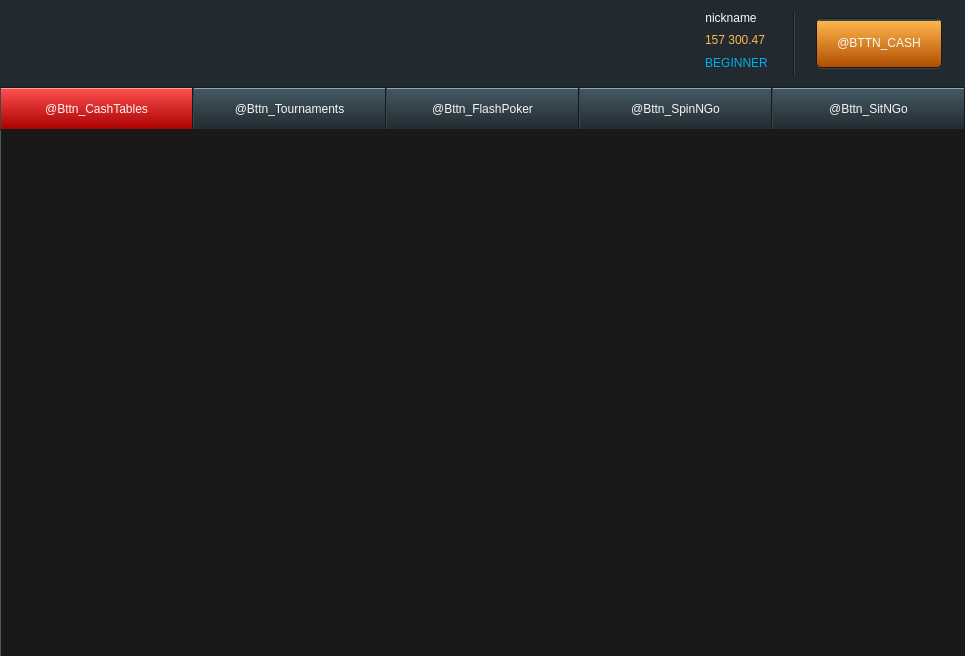
<?xml version="1.0" encoding="UTF-8"?>
<ui version="4.0">
 <class>MainScreen</class>
 <widget class="QWidget" name="MainScreen">
  <property name="windowModality">
   <enum>Qt::ApplicationModal</enum>
  </property>
  <property name="geometry">
   <rect>
    <x>0</x>
    <y>0</y>
    <width>965</width>
    <height>656</height>
   </rect>
  </property>
  <property name="minimumSize">
   <size>
    <width>965</width>
    <height>656</height>
   </size>
  </property>
  <property name="maximumSize">
   <size>
    <width>965</width>
    <height>656</height>
   </size>
  </property>
  <property name="windowTitle">
   <string>@application_name</string>
  </property>
  <property name="windowIcon">
   <iconset>
    <normaloff>:/textures/Logo.png</normaloff>:/textures/Logo.png</iconset>
  </property>
  <property name="styleSheet">
   <string notr="true">:pressed {
    	color: rgba(217, 217, 217, 127);
}

#MainScreen {
background-color: #191919;
}

QPushButton
{
	font: 550 12px &quot;Open Sans&quot;;
    color: #dddddd;
}

</string>
  </property>
  <widget class="QWidget" name="top" native="true">
   <property name="geometry">
    <rect>
     <x>0</x>
     <y>0</y>
     <width>965</width>
     <height>87</height>
    </rect>
   </property>
   <property name="minimumSize">
    <size>
     <width>965</width>
     <height>87</height>
    </size>
   </property>
   <property name="maximumSize">
    <size>
     <width>965</width>
     <height>87</height>
    </size>
   </property>
   <property name="styleSheet">
    <string notr="true">#top {
    background-color: #222a30;
}

QPushButton {
    border: 1px solid black;
    border-radius: 5px;
    color: #fafafa;
    font: 550 16px &quot;Open Sans&quot;;
}</string>
   </property>
   <layout class="QHBoxLayout" name="horizontalLayout_3">
    <property name="spacing">
     <number>0</number>
    </property>
    <property name="leftMargin">
     <number>42</number>
    </property>
    <property name="topMargin">
     <number>1</number>
    </property>
    <property name="rightMargin">
     <number>20</number>
    </property>
    <property name="bottomMargin">
     <number>0</number>
    </property>
    <item alignment="Qt::AlignVCenter">
     <widget class="QLabel" name="logo">
      <property name="minimumSize">
       <size>
        <width>208</width>
        <height>76</height>
       </size>
      </property>
      <property name="maximumSize">
       <size>
        <width>208</width>
        <height>76</height>
       </size>
      </property>
      <property name="text">
       <string/>
      </property>
      <property name="pixmap">
       <pixmap>:/textures/logo_ultima_poker.png</pixmap>
      </property>
     </widget>
    </item>
    <item>
     <spacer name="zzz">
      <property name="orientation">
       <enum>Qt::Horizontal</enum>
      </property>
      <property name="sizeHint" stdset="0">
       <size>
        <width>38</width>
        <height>20</height>
       </size>
      </property>
     </spacer>
    </item>
    <item>
     <widget class="QStackedWidget" name="stackedWidget">
      <property name="minimumSize">
       <size>
        <width>390</width>
        <height>0</height>
       </size>
      </property>
      <property name="maximumSize">
       <size>
        <width>390</width>
        <height>16777215</height>
       </size>
      </property>
      <property name="styleSheet">
       <string notr="true"/>
      </property>
      <property name="currentIndex">
       <number>1</number>
      </property>
      <widget class="QWidget" name="page_unlogged">
       <property name="styleSheet">
        <string notr="true">#page_unlogged {
    
	background-color: transparent;
}</string>
       </property>
       <layout class="QHBoxLayout" name="horizontalLayout_2">
        <property name="spacing">
         <number>20</number>
        </property>
        <property name="leftMargin">
         <number>0</number>
        </property>
        <property name="topMargin">
         <number>0</number>
        </property>
        <property name="rightMargin">
         <number>0</number>
        </property>
        <property name="bottomMargin">
         <number>0</number>
        </property>
        <item>
         <spacer name="horizontalSpacer">
          <property name="orientation">
           <enum>Qt::Horizontal</enum>
          </property>
          <property name="sizeHint" stdset="0">
           <size>
            <width>40</width>
            <height>20</height>
           </size>
          </property>
         </spacer>
        </item>
        <item alignment="Qt::AlignRight">
         <widget class="QPushButton" name="bttn_login">
          <property name="minimumSize">
           <size>
            <width>120</width>
            <height>50</height>
           </size>
          </property>
          <property name="maximumSize">
           <size>
            <width>120</width>
            <height>50</height>
           </size>
          </property>
          <property name="cursor">
           <cursorShape>PointingHandCursor</cursorShape>
          </property>
          <property name="toolTip">
           <string>@tooltip_login_8</string>
          </property>
          <property name="autoFillBackground">
           <bool>false</bool>
          </property>
          <property name="styleSheet">
           <string notr="true">QPushButton
{
background-color: qlineargradient(spread:pad, x1:0, y1:1, x2:0, y2:0, stop:0 rgba(0, 121, 40, 255), stop:0.954802 rgba(0, 199, 83, 255), stop:1 rgba(0, 250, 158, 255));
}
QPushButton:hover
{     
	background-color: qlineargradient(spread:pad, x1:0, y1:1, x2:0, y2:0, stop:0 rgba(0, 101, 20, 255), stop:1 rgba(10, 222, 93, 255), stop:1 rgba(0, 250, 158, 255));
}</string>
          </property>
          <property name="text">
           <string>@BTTN_LOGIN</string>
          </property>
         </widget>
        </item>
        <item alignment="Qt::AlignRight">
         <widget class="QPushButton" name="bttn_logon">
          <property name="minimumSize">
           <size>
            <width>180</width>
            <height>50</height>
           </size>
          </property>
          <property name="maximumSize">
           <size>
            <width>180</width>
            <height>50</height>
           </size>
          </property>
          <property name="cursor">
           <cursorShape>PointingHandCursor</cursorShape>
          </property>
          <property name="toolTip">
           <string>@tooltip_create_account_9</string>
          </property>
          <property name="autoFillBackground">
           <bool>false</bool>
          </property>
          <property name="styleSheet">
           <string notr="true">QPushButton
{
background-color: qlineargradient(spread:pad, x1:0, y1:1, x2:0, y2:0, stop:0 rgba(176, 76, 1, 255), stop:0.954802 rgba(254, 182, 76, 255), stop:1 rgba(255, 248, 146, 255));
border: 1px solid black;
border-radius: 5px;
}
QPushButton:hover {
background-color: qlineargradient(spread:pad, x1:0, y1:1, x2:0, y2:0, stop:0 rgba(176, 76, 1, 255), stop:1 rgba(255, 185, 86, 255), stop:1 rgba(255, 249, 156, 255));
}</string>
          </property>
          <property name="text">
           <string>@BTTN_LOGON</string>
          </property>
         </widget>
        </item>
       </layout>
      </widget>
      <widget class="QWidget" name="page_logged">
       <property name="minimumSize">
        <size>
         <width>390</width>
         <height>0</height>
        </size>
       </property>
       <property name="maximumSize">
        <size>
         <width>390</width>
         <height>16777215</height>
        </size>
       </property>
       <property name="contextMenuPolicy">
        <enum>Qt::ActionsContextMenu</enum>
       </property>
       <property name="styleSheet">
        <string notr="true">#page_logged {
	background-color: transparent;
}
QAbstractButton {
    border: none;
}</string>
       </property>
       <layout class="QHBoxLayout" name="horizontalLayout_5">
        <property name="spacing">
         <number>2</number>
        </property>
        <property name="leftMargin">
         <number>5</number>
        </property>
        <property name="topMargin">
         <number>5</number>
        </property>
        <property name="rightMargin">
         <number>3</number>
        </property>
        <property name="bottomMargin">
         <number>5</number>
        </property>
        <item alignment="Qt::AlignRight">
         <widget class="ns_widget::ProfilePicture" name="avatar">
          <property name="sizePolicy">
           <sizepolicy hsizetype="Preferred" vsizetype="Preferred">
            <horstretch>0</horstretch>
            <verstretch>0</verstretch>
           </sizepolicy>
          </property>
          <property name="minimumSize">
           <size>
            <width>72</width>
            <height>72</height>
           </size>
          </property>
          <property name="maximumSize">
           <size>
            <width>72</width>
            <height>72</height>
           </size>
          </property>
          <property name="cursor">
           <cursorShape>PointingHandCursor</cursorShape>
          </property>
          <property name="toolTip">
           <string>@Tooltip_Main_Screen_Avatar_bttn_65</string>
          </property>
          <property name="styleSheet">
           <string notr="true">QWidget
{
	background-clip: margin;
	background-position: center;
	background-attachment: fixed;
    background-origin: content;
    border: 0px solid white;
    border-radius: 50px;
    
border-image: url(:/textures/Common/icons/icon_avatar_cap.png);

}</string>
          </property>
          <property name="viewport" stdset="0">
           <rect>
            <x>0</x>
            <y>0</y>
            <width>72</width>
            <height>72</height>
           </rect>
          </property>
         </widget>
        </item>
        <item alignment="Qt::AlignRight|Qt::AlignTop">
         <widget class="QWidget" name="userInfo" native="true">
          <property name="minimumSize">
           <size>
            <width>0</width>
            <height>72</height>
           </size>
          </property>
          <property name="maximumSize">
           <size>
            <width>16777215</width>
            <height>72</height>
           </size>
          </property>
          <layout class="QVBoxLayout" name="verticalLayout_2" stretch="0,0,0">
           <property name="spacing">
            <number>3</number>
           </property>
           <property name="leftMargin">
            <number>7</number>
           </property>
           <property name="topMargin">
            <number>5</number>
           </property>
           <property name="rightMargin">
            <number>1</number>
           </property>
           <property name="bottomMargin">
            <number>3</number>
           </property>
           <item alignment="Qt::AlignLeft|Qt::AlignTop">
            <widget class="QPushButton" name="bttn_nickname">
             <property name="cursor">
              <cursorShape>PointingHandCursor</cursorShape>
             </property>
             <property name="toolTip">
              <string>@Tooltip_Main_Screen_username_65</string>
             </property>
             <property name="styleSheet">
              <string notr="true">QAbstractButton {
  	font: 600 18px &quot;Open Sans&quot; ;
    color: #fafafa;
}</string>
             </property>
             <property name="text">
              <string notr="true">nickname</string>
             </property>
            </widget>
           </item>
           <item alignment="Qt::AlignLeft|Qt::AlignTop">
            <widget class="QPushButton" name="bttn_accountMoney">
             <property name="toolTip">
              <string>@Tooltip_Main_Screen_player_money_67</string>
             </property>
             <property name="styleSheet">
              <string notr="true">QAbstractButton {
    color: #ffb74d;
	font: 600 12px &quot;Open Sans&quot;;
}

QPushButton {
    text-align: left;
}</string>
             </property>
             <property name="text">
              <string notr="true">157 300.47</string>
             </property>
             <property name="icon">
              <iconset>
               <normaloff>:/textures/Common/Tournament/icon_info_area_2_total_prize_money.png</normaloff>:/textures/Common/Tournament/icon_info_area_2_total_prize_money.png</iconset>
             </property>
             <property name="iconSize">
              <size>
               <width>14</width>
               <height>14</height>
              </size>
             </property>
            </widget>
           </item>
           <item alignment="Qt::AlignLeft|Qt::AlignTop">
            <widget class="QPushButton" name="bttn_status">
             <property name="cursor">
              <cursorShape>PointingHandCursor</cursorShape>
             </property>
             <property name="toolTip">
              <string>@Tooltip_Main_Screen_VIP_status_66</string>
             </property>
             <property name="styleSheet">
              <string notr="true">QAbstractButton {
color: #00aeef;	
font: 600 12px &quot;Open Sans&quot;;
}
/*
QAbstractButton[text=&quot;BEGINNER&quot;] {
    color: #00aeef;
}
QAbstractButton[text=&quot;SEMI-PRO&quot;] {
    color: #9B9B9B;
}
QAbstractButton[text=&quot;PROFESSIONAL&quot;] {
    color: #D5A540;
}
QAbstractButton[text=&quot;ELITE&quot;] {
    color: #A0A7BC;
}
QAbstractButton[text=&quot;MASTER&quot;] {
    color: #8AB0C8;
}
QAbstractButton[text=&quot;LEGEND&quot;] {
    color: qlineargradient(spread:pad, x1:0, y1:0, x2:1, y2:1, stop:0.340909 rgba(98, 1, 1, 255), stop:0.659091 rgba(72, 73, 73, 255));

}*/</string>
             </property>
             <property name="text">
              <string notr="true">BEGINNER</string>
             </property>
             <property name="icon">
              <iconset>
               <normaloff>:/textures/Common/icons/icon_crystall.psd</normaloff>:/textures/Common/icons/icon_crystall.psd</iconset>
             </property>
             <property name="iconSize">
              <size>
               <width>12</width>
               <height>13</height>
              </size>
             </property>
            </widget>
           </item>
          </layout>
         </widget>
        </item>
        <item>
         <widget class="QWidget" name="widget" native="true">
          <property name="minimumSize">
           <size>
            <width>43</width>
            <height>64</height>
           </size>
          </property>
          <property name="maximumSize">
           <size>
            <width>43</width>
            <height>64</height>
           </size>
          </property>
          <property name="styleSheet">
           <string notr="true">.QWidget {
    border-right: 1px solid #37474f;
    border-left: 1px solid #191919;
    margin-right: 19px;
    margin-left:22px;
min-height: 64px;
max-height: 64px;

}</string>
          </property>
         </widget>
        </item>
        <item>
         <widget class="QWidget" name="container_bttn_cash" native="true">
          <property name="minimumSize">
           <size>
            <width>126</width>
            <height>51</height>
           </size>
          </property>
          <property name="maximumSize">
           <size>
            <width>126</width>
            <height>51</height>
           </size>
          </property>
          <property name="styleSheet">
           <string notr="true">.QWidget {
    background-color: #37474f;
    border-radius: 6px;
}
QAbstractButton {
    border: 1px solid #191919;
border-radius: 3px;
font: 14px &quot;Open Sans Semibold&quot;;
color: #fafafa;
}</string>
          </property>
          <layout class="QVBoxLayout" name="verticalLayout_5">
           <property name="spacing">
            <number>0</number>
           </property>
           <property name="leftMargin">
            <number>0</number>
           </property>
           <property name="topMargin">
            <number>0</number>
           </property>
           <property name="rightMargin">
            <number>0</number>
           </property>
           <property name="bottomMargin">
            <number>1</number>
           </property>
           <item>
            <widget class="QPushButton" name="bttn_cash">
             <property name="minimumSize">
              <size>
               <width>126</width>
               <height>50</height>
              </size>
             </property>
             <property name="maximumSize">
              <size>
               <width>126</width>
               <height>50</height>
              </size>
             </property>
             <property name="cursor">
              <cursorShape>PointingHandCursor</cursorShape>
             </property>
             <property name="toolTip">
              <string>@Tooltip_Main_Screen_cashier_bttn_68</string>
             </property>
             <property name="styleSheet">
              <string notr="true">QPushButton{
	font: 22px &quot;Open Sans&quot; ;
    color: #fafafa;
    border-radius: 5px;
	background-color: qlineargradient(spread:pad, x1:0, y1:1, x2:0, y2:0, stop:0 rgba(176, 77, 1, 255), stop:0.95 rgba(254, 181, 76, 255), stop:1 rgba(255, 248, 146, 255));
}

QPushButton:hover {
	background-color: qlineargradient(spread:pad, x1:0, y1:1, x2:0, y2:0, stop:0 rgba(236, 147, 111, 255), stop:0.95 rgba(254, 181, 76, 255), stop:1 rgba(255, 248, 146, 255));
}

QPushButton:pressed{
	background-color: qlineargradient(spread:reflect, x1:0, y1:0, x2:0, y2:1, stop:0 rgba(1, 1, 1, 255), stop:0.162011 rgba(45, 45, 45, 255), stop:0.49162 rgba(19, 19, 19, 255), stop:1 rgba(37, 37, 37, 255));
}
</string>
             </property>
             <property name="text">
              <string>@BTTN_CASH</string>
             </property>
             <widget class="EntityWidget" name="solid">
              <property name="geometry">
               <rect>
                <x>3</x>
                <y>1</y>
                <width>120</width>
                <height>2</height>
               </rect>
              </property>
              <property name="minimumSize">
               <size>
                <width>120</width>
                <height>2</height>
               </size>
              </property>
              <property name="maximumSize">
               <size>
                <width>120</width>
                <height>1</height>
               </size>
              </property>
              <property name="backgroundColor">
               <color alpha="100">
                <red>255</red>
                <green>255</green>
                <blue>255</blue>
               </color>
              </property>
             </widget>
            </widget>
           </item>
          </layout>
         </widget>
        </item>
       </layout>
      </widget>
     </widget>
    </item>
   </layout>
  </widget>
  <widget class="QTabWidget" name="tabWidget">
   <property name="geometry">
    <rect>
     <x>0</x>
     <y>88</y>
     <width>965</width>
     <height>591</height>
    </rect>
   </property>
   <property name="minimumSize">
    <size>
     <width>965</width>
     <height>0</height>
    </size>
   </property>
   <property name="maximumSize">
    <size>
     <width>965</width>
     <height>16777215</height>
    </size>
   </property>
   <property name="styleSheet">
    <string notr="true">
QTabWidget {
    background-color: #455a64;
    border: none;
}
QTabWidget::pane {

border-top: 1px solid #191919;
border-left: 1px solid #455a64;
border-right: 1px solid #191919;
background-color: transparent;

}

QTabBar {
   background-color: #191919;
}

QTabBar::tab {
    height: 40px;
    width: 191px;
    font: 600 16px &quot;Open Sans&quot;;
    color: rgba(250, 250, 250, 250);
    margin-right: 1px;
    border-top-left-radius: 1px 0px;
 border-top-right-radius: 0px 1px;
    border: none;
	background-color: qlineargradient(spread:pad, x1:0, y1:1, x2:0, y2:0, stop:0 rgba(34, 43, 49, 255), stop:1 rgba(69, 89, 99, 255));

border-top: 1px solid #83abbe;
border-left: 1px solid #37474f;
}

QTabBar::tab:selected {
	background-color: qlineargradient(spread:pad, x1:0, y1:1, x2:0, y2:0, stop:0 rgba(171, 1, 1, 255), stop:1 rgba(254, 81, 81, 255));
border-top-color: #ff9c9c;
}
QTabBar::tab:selected:hover {
	background-color: qlineargradient(spread:pad, x1:0, y1:1, x2:0, y2:0, stop:0 rgba(171, 21, 21, 255), stop:1 rgba(254, 125, 125, 255));
border-top-color: #ffcccc;
}
QTabBar::tab:!selected:hover {
	background-color: qlineargradient(spread:pad, x1:0, y1:1, x2:0, y2:0, stop:0 rgba(31, 30, 39, 255), stop:1 rgba(75, 125, 145, 255));
}

QTabBar::tab:disabled {
    background-color: qlineargradient(spread:pad, x1:0, y1:1, x2:0, y2:0, stop:0 rgba(34, 43, 49, 100), stop:1 rgba(69, 89, 99, 100));
    color: rgba(250, 250, 250, 140);
    border-top: 1px solid rgba(131, 171, 190, 100);
}
</string>
   </property>
   <widget class="ns_page::CashTables" name="tab_cashTables">
    <property name="styleSheet">
     <string notr="true">#tab_cashTables {
    background-color: transparent;
    border: none;
}</string>
    </property>
    <attribute name="title">
     <string>@Bttn_CashTables</string>
    </attribute>
    <attribute name="toolTip">
     <string>@Tooltip_Main_Screen_bttn_cashtables</string>
    </attribute>
   </widget>
   <widget class="ns_page::Tournaments" name="tab_tournaments">
    <attribute name="title">
     <string>@Bttn_Tournaments</string>
    </attribute>
    <attribute name="toolTip">
     <string>@Tooltip_Main_Screen_Tourneys_bttn</string>
    </attribute>
   </widget>
   <widget class="QWidget" name="tab_flashPoker">
    <attribute name="title">
     <string>@Bttn_FlashPoker</string>
    </attribute>
    <attribute name="toolTip">
     <string>@Tooltip_Main_Screen_NonStopPoker_bttn</string>
    </attribute>
   </widget>
   <widget class="ns_page::SpinNGo" name="tab_spinNGo">
    <attribute name="title">
     <string>@Bttn_SpinNGo</string>
    </attribute>
    <attribute name="toolTip">
     <string>@Tooltip_Main_Screen_TornadoSnG_bttn</string>
    </attribute>
   </widget>
   <widget class="ns_page::SitNGo" name="tab_sitNGo">
    <attribute name="title">
     <string>@Bttn_SitNGo</string>
    </attribute>
    <attribute name="toolTip">
     <string>@Tooltip_Main_Screen_SitnGo_bttn</string>
    </attribute>
   </widget>
  </widget>
  <action name="actionLogout">
   <property name="text">
    <string notr="true">Logout</string>
   </property>
   <property name="iconText">
    <string notr="true">Logout</string>
   </property>
   <property name="toolTip">
    <string notr="true">Logout</string>
   </property>
  </action>
  <action name="actionOpenCashier">
   <property name="text">
    <string notr="true">openCashier</string>
   </property>
   <property name="iconText">
    <string notr="true">openCashier</string>
   </property>
   <property name="toolTip">
    <string notr="true">openCashier</string>
   </property>
  </action>
 </widget>
 <customwidgets>
  <customwidget>
   <class>EntityWidget</class>
   <extends>QWidget</extends>
   <header>plugins.h</header>
   <container>1</container>
  </customwidget>
  <customwidget>
   <class>ns_widget::ProfilePicture</class>
   <extends>EntityWidget</extends>
   <header>widgets/widget_ProfilePicture.h</header>
   <container>1</container>
   <slots>
    <signal>iconChanged(QIcon)</signal>
    <signal>avatarChanged(Avatar)</signal>
    <signal>avatarChanged(Avatar*)</signal>
    <signal>iconChange(QIcon)</signal>
    <signal>sourceChanged(QPixmap)</signal>
    <slot>setIcon(QIcon)</slot>
    <slot>setViewport(QRect)</slot>
    <slot>setAvatar(Avatar*)</slot>
    <slot>setSource(QPixmap)</slot>
    <slot>setAlphaMask(QPixmap)</slot>
    <slot>updateStyle()</slot>
    <slot>setPixImage(QPixmap)</slot>
    <slot>setAvatar(Avatar)</slot>
   </slots>
  </customwidget>
  <customwidget>
   <class>ns_page::CashTables</class>
   <extends>QWidget</extends>
   <header>pages/mainLobby/page_CashTables.h</header>
   <container>1</container>
  </customwidget>
  <customwidget>
   <class>ns_page::Tournaments</class>
   <extends>QWidget</extends>
   <header>pages/mainLobby/page_Tournaments.h</header>
   <container>1</container>
  </customwidget>
  <customwidget>
   <class>ns_page::SpinNGo</class>
   <extends>QWidget</extends>
   <header>pages/mainLobby/page_SpinNGo.h</header>
   <container>1</container>
  </customwidget>
  <customwidget>
   <class>ns_page::SitNGo</class>
   <extends>QWidget</extends>
   <header>pages/mainLobby/page_SitNGo.h</header>
   <container>1</container>
  </customwidget>
 </customwidgets>
 <tabstops>
  <tabstop>bttn_login</tabstop>
  <tabstop>bttn_logon</tabstop>
 </tabstops>
 <resources/>
 <connections>
  <connection>
   <sender>actionLogout</sender>
   <signal>triggered()</signal>
   <receiver>MainScreen</receiver>
   <slot>onLogoutActionTriggered()</slot>
   <hints>
    <hint type="sourcelabel">
     <x>-1</x>
     <y>-1</y>
    </hint>
    <hint type="destinationlabel">
     <x>482</x>
     <y>327</y>
    </hint>
   </hints>
  </connection>
 </connections>
 <designerdata>
  <property name="gridDeltaX">
   <number>10</number>
  </property>
  <property name="gridDeltaY">
   <number>10</number>
  </property>
  <property name="gridSnapX">
   <bool>true</bool>
  </property>
  <property name="gridSnapY">
   <bool>true</bool>
  </property>
  <property name="gridVisible">
   <bool>true</bool>
  </property>
 </designerdata>
 <slots>
  <slot>onTableItemDoubleClicked(QModelIndex)</slot>
  <slot>onLogoutActionTriggered()</slot>
 </slots>
</ui>
